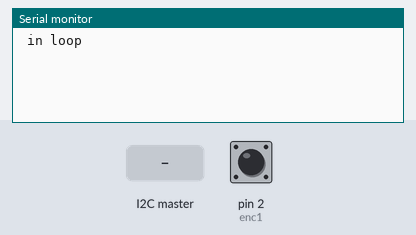
This sketch was run on a simulated Arduino Uno, built with avr-gcc and run on an emulated ATmega328P. On the bench: the last lines printed to the serial monitor. The test bench sets the inputs (shaded band); at power-on: pin 2 (enc1) HIGH.

Above: at 1.2 s.
1.3 s: the I2C master sends "e"
At 2.0 s:
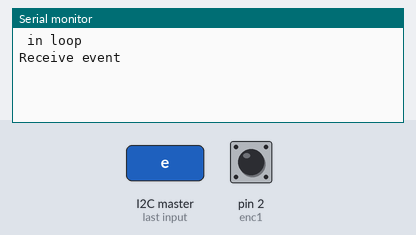
3.6 s: the I2C master sends the byte 1
At 6.6 s:
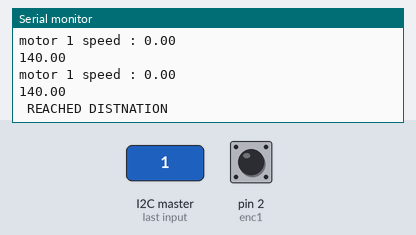

Measured:
- after the input at 1.3 s, the serial monitor: prints a new line at once (image 1)
- after the input at 3.6 s, the serial monitor: prints a new line after 0.91 s (image 2)

The sketch:

PID_.ino
```cpp
#include <PID_v1.h>
#include <TimerOne.h>
#include <Wire.h>


//VARIABLES

int speed_R = 255;
int distance_F=0;
int distance_B=0;

int dis = 0;
char com;
int n =1;
int ON_F = 0;
int ON_B = 0;

char pi_state='a';

int enc1 = 2;
int enc2 = 3;

double R_pwmOutput = 0 ;
double R_SpeedRPM = 0.0;

double Setpoint = 140;

float R_Kp = 1.1, R_Ki = 4.8, R_Kd = 0.05;
//float R_Kp = 5, R_Ki = 30, R_Kd = 0.05;

volatile unsigned long counter1 = 0;

const float ppr = 400.0/10;


//HANDLES....................................................

PID R_rpm(&R_SpeedRPM, &R_pwmOutput, &Setpoint, R_Kp, R_Ki , R_Kd, DIRECT ) ;


//MACROS.....................................................

// Define Slave I2C Address
  #define SLAVE_ADDR 9

// Define Slave answer size
  #define ANSWERSIZE 5

#define DC_1_F 13 //forward=1
#define DC_1_B 12 //backward=1
#define DC_1_EN 11


//FUNCTION PROTOTYPES........................................

void RC_F();
void RC_B();
void RC_STOP();
void int_timer();
void int_count1();
void receiveEvent();

void setup() {
  // put your setup code here, to run once:
  pinMode(DC_1_EN, OUTPUT);
  pinMode(DC_1_F, OUTPUT);
  pinMode(DC_1_B, OUTPUT);

  // Initialize I2C communications as Slave
  Wire.begin(SLAVE_ADDR);

  // Function to run when data received from master
  Wire.onReceive(receiveEvent);

  Serial.begin(9600);


  Timer1.initialize(100000);
      attachInterrupt(digitalPinToInterrupt(enc1),int_count1, RISING);

      R_rpm.SetMode(AUTOMATIC);


}


void loop() {
  // put your main code here, to run repeatedly:

  while(1)
  {
    Serial.print(" in loop \n");
    delay(2000);
    if (dis!=0)
    {
        Timer1.attachInterrupt(int_timer);
    break;
    }
  }

  delay(500);
 Serial.print("distance = ");
 Serial.println(dis);

if(com=='e' )
{

while(dis!=0)
{

 RC_B();
      distance_B--;
      delay(1000);
      if (distance_B ==0)
      {
        ON_B=0;
        RC_STOP();
        delay(5000);
       break;

      }
}
}

 delay(2000);


if(dis != 0)
{
  ON_F=1;

  distance_F = dis;

  distance_B = distance_F;

  while ( ON_F == 1)
   {
    if(Serial.available() > 0)
  {
      pi_state = Serial.read();
  }

      RC_F();
      distance_F--;

      Serial.print(" Forward\n");
      Serial.print(distance_F);

      delay(1000);

     if(pi_state=='q')
      {
        RC_F_SLOW();

        pi_state='a';

      }
        if (distance_F ==0)
        {
          // Timer1.detachInterrupt();
            RC_STOP();
          ON_F=0;
          ON_B=1;

           Serial.print(" REACHED DISTNATION \n");
          delay(5000);
          break;

        }

   }

    while ( ON_B == 1)
   {

      RC_B();
      distance_B--;

       Serial.print(" Backward\n");
      Serial.print(distance_B);

      delay(1000);
      if (distance_B ==0)
      {
        ON_B=0;
        // Timer1.detachInterrupt();
        RC_STOP();
        dis=0;
         Serial.print(" REACHED DISTNATION \n");
         dis=0;
        delay(5000);
        break;

      }
}
}

}

//FUNCTIONS DEFINITION
//////////////////////////////////////////////////////

void RC_F()
{
  //analogWrite(DC_1_EN,speed_R);

   digitalWrite(DC_1_F,HIGH);
    digitalWrite(DC_1_B,LOW);

}

//////////////////////////////////////////////////////

void RC_F_SLOW()
{
   Setpoint = 50;
   delay(5000);
    Setpoint = 140;

}

//////////////////////////////////////////////////////

void RC_B()
{
  analogWrite(DC_1_EN,speed_R);

   digitalWrite(DC_1_B,HIGH);
   digitalWrite(DC_1_F,LOW);

}

//////////////////////////////////////////////////////

void RC_STOP()
{
   Timer1.detachInterrupt();
   digitalWrite(DC_1_B,LOW);
   digitalWrite(DC_1_F,LOW);
}

//////////////////////////////////////////////////////

void int_timer(){
  Timer1.detachInterrupt();
  R_SpeedRPM = (counter1/ppr)*60.0;
  R_rpm.Compute();
  analogWrite (DC_1_EN , R_pwmOutput );
  Serial.print("motor 1 speed : ");
  Serial.println(R_SpeedRPM);
  Serial.println(Setpoint);
  counter1 = 0;

  Timer1.attachInterrupt(int_timer);
}

//////////////////////////////////////////////////////

void int_count1(){
  counter1++;
}

//////////////////////////////////////////////////////


void receiveEvent() {

  // Read while data received
  while (0 < Wire.available()) {
    dis = Wire.read();
  }
  Serial.println("Receive event");
}
```
